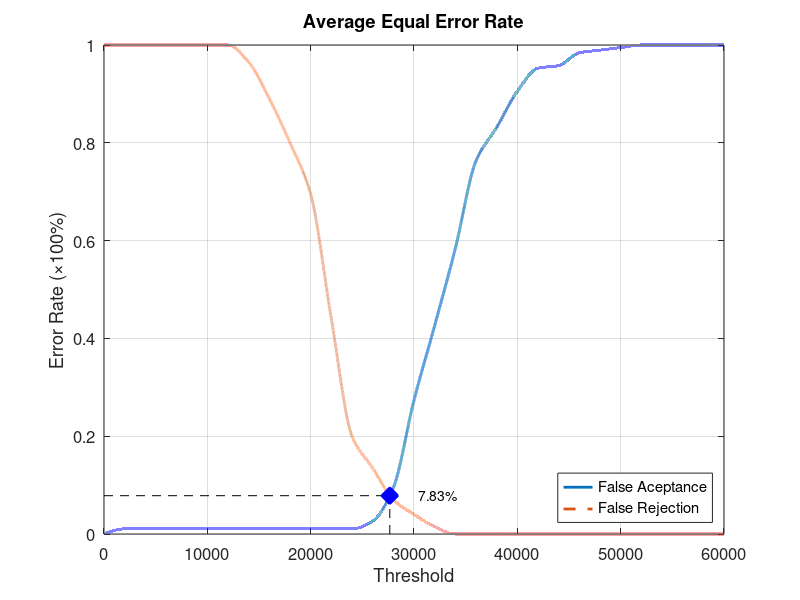
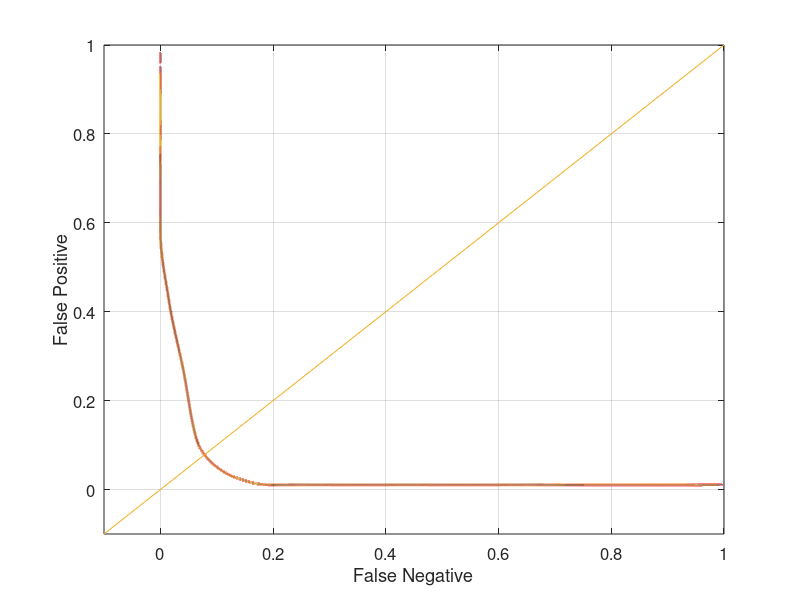

These charts were generated, in order, by the following MATLAB code:
function yEER = Database4_2
close all;
clear;
clc;
x = 0:2000:60000;
xq = 0:0.5:60000;

y0 = [0 0.0105263 0.0105263 0.0105263 0.0105263 0.0105263 0.0105263 0.0105263 0.0105263 0.0105263 0.0105263 0.0105263 0.0105263 0.0263158 0.0947368 0.273684 0.426316 0.584211 0.763158 0.831579 0.905263 0.952632 0.957895 0.984211 0.989474 0.994737 1 1 1 1 1];
yy0 = interp1(x, y0, xq, 'pchip');
y1 = [1 1 1 1 1 1 1 0.965 0.89 0.8 0.695 0.44 0.2 0.135 0.07 0.04 0.015 0 0 0 0 0 0 0 0 0 0 0 0 0 0];
yy1 = interp1(x, y1, xq, 'pchip');

% Calculating EER: 
y2 = abs(y0 - y1);
find(y2 == min(y2))
yy2 = abs(yy0 - yy1);
xEER = find(yy2 == min(yy2));
xEERIndex = xq(xEER) % X-axis EER
yEER = yy0(xEER) % Y-axis EER

main = figure
plot(xq, yy0,'-','LineWidth', 2);	hold on
plot(xq, yy1,'--','LineWidth', 2);	hold on
plot([xEERIndex xEERIndex], [0 yEER], 'k--');	hold on
plot([0 xEERIndex], [yEER yEER], 'k--');	hold on
plot(xEERIndex, yEER, 'bx', 'LineWidth', 10);	hold on
text(xEERIndex + 10 * xEERIndex / 100, yEER, [num2str(round((10000 * yEER)) / 100) '%'])
legend('False Aceptance', 'False Rejection', 'Location', 'SouthEast')
xlabel('Threshold')
ylabel('Error Rate (\times100%)')
title('Average Equal Error Rate')
set(gca, 'FontSize', 12)
axis([0 60000 0 1])
grid on

print(main, 'Database4_2Main', '-dpng');
FNRxFPR = figure('Color', [1 1 1]);
plot(yy1, yy0, '-', yy1, yy0, 'LineWidth', 2);
hold on
y = -0.1:0.1:1
plot(y, y); 
set(gca, 'FontSize', 12)
xlabel('False Negative')
ylabel('False Positive')
axis([-0.1 1 -0.1 1])
set(gca, 'FontSize', 12)
grid on

print(FNRxFPR, 'Database4_2FNRxFPR','-dpng');
end
